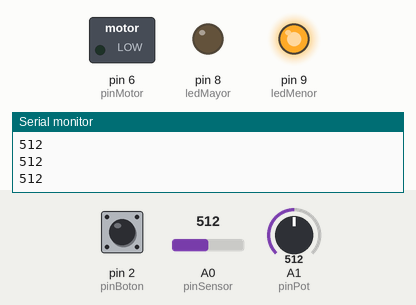
A sketch run on a simulated Arduino Uno, built with avr-gcc and run on an emulated ATmega328P. On the bench: switched loads named in the sketch (green lamp = pin HIGH), output pins drawn as LEDs (lit = HIGH), the last lines printed to the serial monitor. The inputs (shaded band) are chosen by the test bench; at power-on: A0 (pinSensor) = 512, pin 2 (pinBoton) HIGH, A1 (pinPot) = 512.

Above: at 1.2 s.
1.3 s: A0 (pinSensor) set to 725
2.8 s: A0 (pinSensor) set to 743
At 3.7 s:
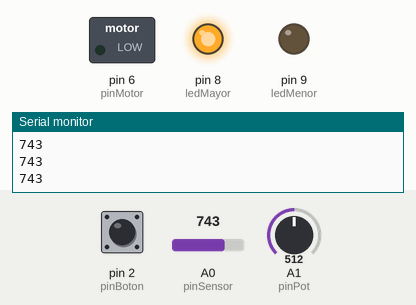
4.3 s: A0 (pinSensor) set to 723
At 4.8 s:
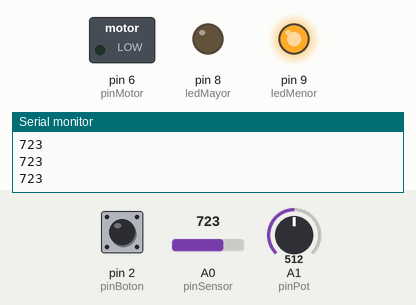
5.8 s: pin 2 (pinBoton) pulled LOW for 0.15 s
At 7.2 s:
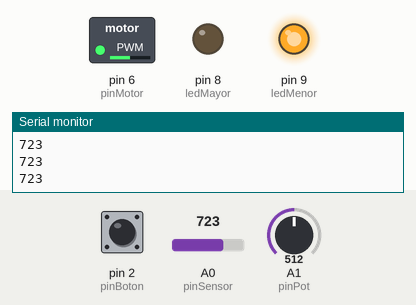
7.5 s: A1 (pinPot) set to 716
At 8.5 s:
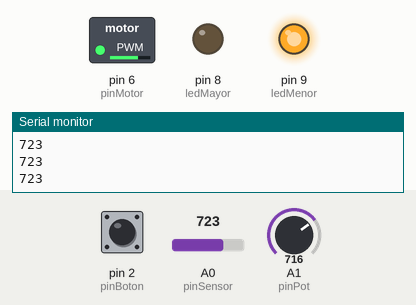
9.0 s: A1 (pinPot) set to 900
At 9.7 s:
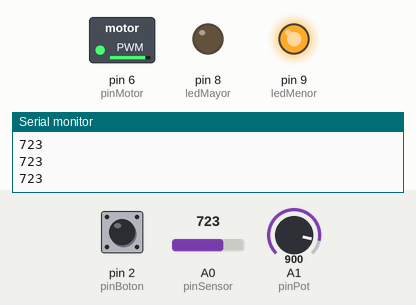
Timing chart, 0 to 11.5 s (numbered marks = the images above; inputs shaded):
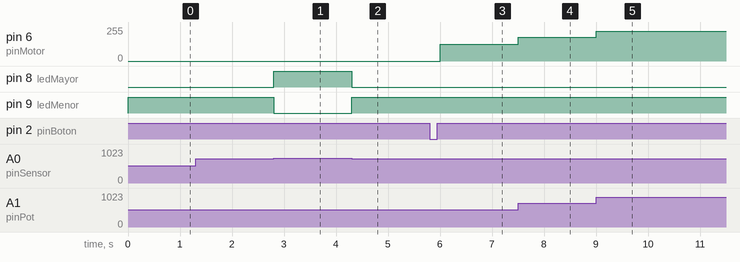

The sketch:

InclinationDetectionSystem.ino
```cpp
// Inclination Detection System
// Arduino UNO implementation based on the project's technical report.
// The report specifies a threshold of 0.8 g, corresponding to approximately
// 3.58 V or 733 ADC counts at a nominal 5 V reference.

const int pinSensor = A0;   // Conditioned accelerometer signal
const int ledMayor = 8;     // Green indicator: reading at/above threshold
const int ledMenor = 9;     // Red indicator: reading below threshold
const int pinBoton = 2;     // Toggle push button (INPUT_PULLUP)
const int pinMotor = 6;     // PWM output for the DC motor
const int pinPot = A1;      // Potentiometer for motor speed
const int umbralADC = 733;  // Approx. 0.8 g: 3.58 V / 733 ADC counts (per report)

bool estadoMotor = false;
bool ultimoEstadoBoton = HIGH;

void setup() {
  pinMode(ledMayor, OUTPUT);
  pinMode(ledMenor, OUTPUT);
  pinMode(pinBoton, INPUT_PULLUP);
  pinMode(pinMotor, OUTPUT);

  Serial.begin(9600);
}

void loop() {
  // Read the conditioned accelerometer signal.
  const int lectura = analogRead(pinSensor);

  // Visual indication of whether the signal is above or below the threshold.
  if (lectura >= umbralADC) {
    digitalWrite(ledMayor, HIGH);
    digitalWrite(ledMenor, LOW);
  } else {
    digitalWrite(ledMayor, LOW);
    digitalWrite(ledMenor, HIGH);
  }

  // Toggle motor enable state when the push button is pressed.
  const bool lecturaBoton = digitalRead(pinBoton);
  if (lecturaBoton == LOW && ultimoEstadoBoton == HIGH) {
    estadoMotor = !estadoMotor;
    delay(200);  // Simple button debounce
  }
  ultimoEstadoBoton = lecturaBoton;

  // Convert the potentiometer reading into a PWM duty-cycle value.
  const int valorPot = analogRead(pinPot);
  const int intensidad = map(valorPot, 0, 1023, 0, 255);

  // The motor can run only when the sensor signal is below the threshold
  // and the user has enabled it with the push button.
  if (lectura >= umbralADC || !estadoMotor) {
    analogWrite(pinMotor, 0);
  } else {
    analogWrite(pinMotor, intensidad);
  }

  // Send the raw ADC reading over the serial connection.
  Serial.println(lectura);
}
```

Measured:
- the behaviour switches between 732 and 733 on A0 (pinSensor) (found by bisection; images 0 and 1)
- after the input at 2.8 s, pin 8 (ledMayor): LOW → HIGH at once; pin 9 (ledMenor): HIGH → LOW at once
- after the input at 4.3 s, pin 8 (ledMayor): HIGH → LOW at once; pin 9 (ledMenor): LOW → HIGH at once
- after the input at 5.8 s, pin 6 (pinMotor): 0/255 → 127/255 after 0.20 s
- after the input at 7.5 s, pin 6 (pinMotor): 127/255 → 178/255 at once
- after the input at 9.0 s, pin 6 (pinMotor): 178/255 → 224/255 at once
